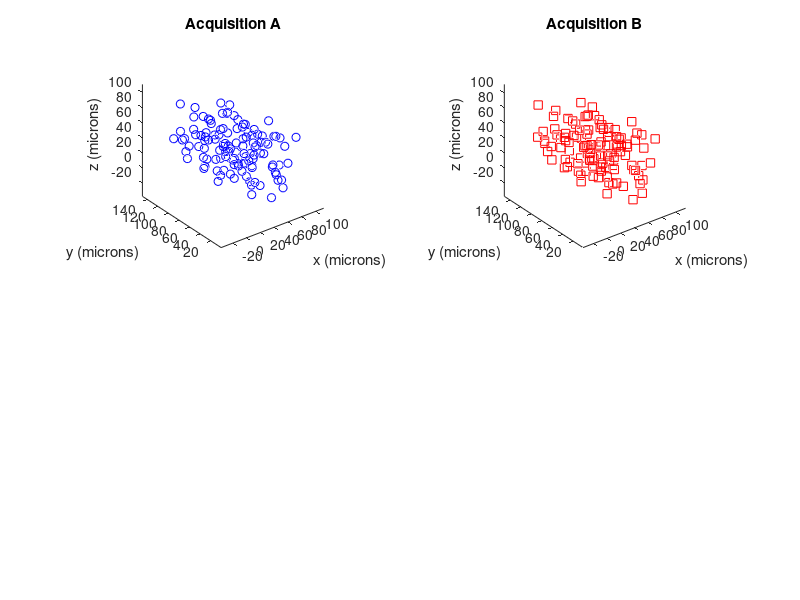
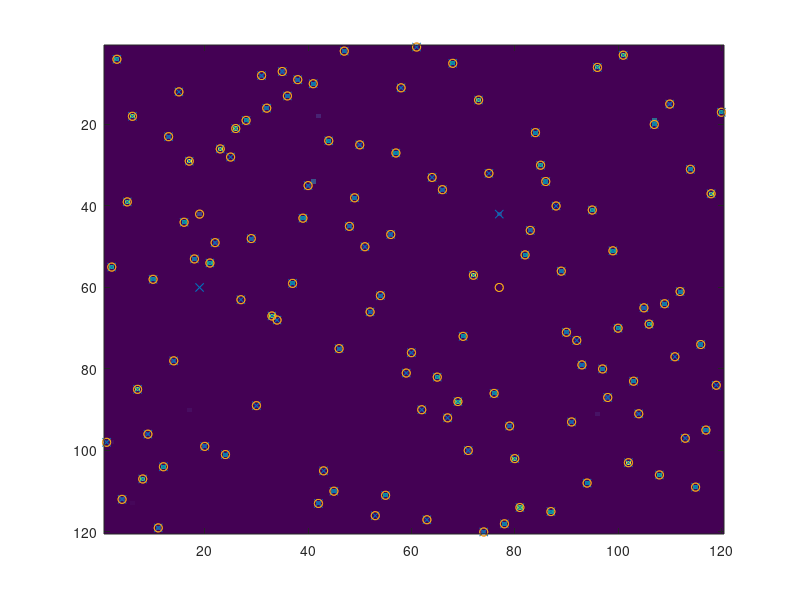

These figures' MATLAB source, in order: (Note: this script raises an error after producing the figures.)
% simAlign.m
% 
% Calculate a metric of alignment between two noisy measurements of the 3D 
% position of neuron cell bodies.
%
% The position of neurons in a worm are measured twice, during acquisition A
% and acquisition B. The measurement is noisy, and the worm may be imaged
% in different orientations.
%
% To aling the two acquisitions, it is important to have a metric of the
% similarity of the two sets of neuron poisitions. This will allow for
% functions that try many different orientations while optimizing for
% similarity.
%
% This is a small script that simulates two noisy 3D neural position
% datasets that are already aligned. It then  pairs each neuron from A 
% with a neuron from B. Finally it measures how aligned the sets of neurons 
% are by measuring the sum of the root mean squared displacement between 
% each pair.
%
% Andrew Leifer
% leifer@princeton.edu
% 8 February 2014


%We start by assuming that the user acquired two 3D fluorescent images 
%of neurons of a worm. We will call them acquisition A & B.


%Number of Neurons Identified 
%The number of neurons aren't necessarily the same because it is hard for a
%  user to tell what exactly is a neuron.

N=120; %acquisition A
M=120; %acquisition B
assert(N>=M); %by convention, the code assumes A has more neurons then B

%set dimensions of  simulated 3D volume in microns
xdiam=75;
ydiam=150;
zdiam=75;

%set standard deviation of jitter in neural position between acquisition A & B
pstd=2;
permSize=40;
numIterations=1;

%Set the markers to use when plotting A & B
Bmarker='rs';
Amarker='bo';

%% Simulate position data 

Apos=[rand(N,1).*xdiam, rand(N,1).*ydiam, rand(N,1).*zdiam];

mapping=randperm(N);  %Elements are neuron ID's from A  and their index is the neuorn ID from B
Bpos=Apos(mapping,:); %Shuffle the order of neurons from A and assing to B
Bpos=Bpos+randn(size(Bpos)).*pstd; %add gaussian noise of positional jitter
Bpos=Bpos(1:M,:); %chop off the extra neurons


%            A     B
truePairs=[mapping', (1:N)' ];
truePairs(truePairs(:,2)>M,:)=[];

%% Plot simulated position data

%Plot Acquisition A
figh=figure;
h(1)=subplot(2,2,1);
plot3(Apos(:,1),Apos(:,2),Apos(:,3),Amarker)
axis equal %set each axis to have equal spaced scaling in the plot 
axis vis3d %preserve scaling during rotations
title('Acquisition A')
xlabel('x (microns)')
ylabel('y (microns)')
zlabel('z (microns)')


%Plot Acquisition B
h(2)=subplot(2,2,2);
plot3(Bpos(:,1),Bpos(:,2),Bpos(:,3),Bmarker)
axis equal %set each axis to have equal spaced scaling in the plot 
axis vis3d %preserve scaling during rotations
title('Acquisition B')
xlabel('x (microns)')
ylabel('y (microns)')
zlabel('z (microns)')


%% Calculate Distances between all possible paris of neurons between A & B

%We are going to build up an M rows by N column matrix whereby each element
%is the euclidian distance between the neurons inexed by that row and
%column.
%
% So the element at the m'th row and n'th  column corresponds to 
% the distance between the m'th neuron from B and the n'th neuron from A

%Insead of making a bunch of boring for-loops, we are going to implement
%this in a classy and clever way.

% Here is the theory first. We note that A and B already have neurons listed
% in some sort of order. If we take the given order, it is easy to find 
% euclidean distnces between each neuron in A and its corresponding neuron
% in B. This is:
%  D= sqrt(   sum( (Apos(1:M,:)-Bpos(1:M,:)).^2 ,2 ) )
% Note we are excluding those neurons from B that have no partner in A,
% recall that N>=M.
%
% Now if we were to merely permute the order of A systematically, (by say a
% circular shift) then we
% would be able to calculate the euclidean distance between every possible
% pairing between a neuron from A and B. 
%
% We store this information in the form of a matrix.

%initialize the distance matrix
Dmat=zeros(M,N); %rows are neurons from B and columns are neurons from A

%calculate all of the distances
for k=0:N-1 %For all neurons in A
   Atemp=circshift(Apos,-k); %circullary shift the order of neurons in A
   Aind=circshift((1:N)',-k); %do the same to an array of indices to keep track of what the indices are up to
   D= sqrt(  sum( (Atemp(1:M,:)-Bpos(1:M,:)).^2 ,2)  ); % calculate the distance
   
   %get element # from row,col:  B       A                        
   indices=sub2ind(size(Dmat),[1:M]',[Aind(1:M)]); %figure out which diaganol in the distance matrix we are on
   
   Dmat(indices)=D; %record the distances on the appropriate diagonal
end

%plot distance matrix
figure;
imagesc(Dmat);
title('Distance matrix')

%% Partner up all of the neurons, one in A and one in B

% The algorithm we will use is the following:
% First find the pairing that minimizes the distance
% Then eliminate both neurons from future consideration
% Repeat.
%
% Note we will have to be clever in our bookkeeping.
Dweight=exp(-Dmat.^2/2/pstd^2);
%Dweight=1./(1+Dmat.^2/2/pstd^3);
imagesc(Dweight);
hold on
p=[];g=[];
scatter(truePairs(:,1),truePairs(:,2),'xr');

%Dweight=Dweight(:);
[colIDs,rowIDs]=meshgrid(1:N,1:M);
rowIDs=rowIDs(:);
colIDs=colIDs(:);
data=1:numel(M);
DEnergyMin=Inf;
pairsBest=[1:M;1:M]';
linidxmap=zeros(M,500);

for iterations=1:numIterations;
Dtemp=Dweight+rand(size(Dweight))*.0;
pairs=pairsBest;
linidx=zeros(M,1);
rowSearch=randperm(M);
if iterations==1
    nodepermA=randperm(N)';
else
nodepermA=randperm(N,permSize)';
end

[Lia,Locb]=ismember(nodepermA,pairsBest(:,1));
Locb(Locb==0)=[];
nodepermB=pairs(Locb,2);
Dblank=zeros(size(Dtemp));
Dblank(:,nodepermA)=1;
Dblank(nodepermB,:)=1;
Dtemp=Dtemp.*Dblank;
temppairs=zeros(length(nodepermB),2);
nodepermA=nodepermA(Lia);
for k=1:length(nodepermB) % there will be M pairs (recall N>=M)
    %draw random row
    m=nodepermB(k);
    %draw term from distribution
    [~,n] = datasample(Dweight(m,:),1,'Weights',Dtemp(m,:)) ;
    

    temppairs(k,:)=[n,m];
    %Exclude all elements in row m and all elemnts in column n from future
    %consideration because we have already paired those neurons
    Dtemp(m,:)=0;
    Dtemp(:,n)=0;
end
pairs(nodepermB,:)=temppairs;

% linidx=sort(linidx);
% if any(all(bsxfun(@eq,linidxmap,linidx),1))
% display('old path');
% end
% linidxmap(:,iterations)=linidx;

DEnergy=sum(Dmat(sub2ind(size(Dmat),pairs(:,2),pairs(:,1))).^2);
if DEnergy<DEnergyMin
    DEnergyMin=DEnergy;
    pairsBest=sortrows(pairs,2);
    [DEnergyMin,iterations]
       if ~isempty(g) && all(ishandle(g)), delete(g); end

    g=scatter(pairs(:,1),pairs(:,2),'ow');
pause(.01);
    
 
end
   if ~isempty(p) && all(ishandle(p)), delete(p); end

    p=scatter(pairs(:,1),pairs(:,2),'og');
pause(.01);
    
end

pairs=pairsBest;
inferredPairs=sortrows(pairs,2);
truePairs;
trueEnergy=sum(Dmat(sub2ind(size(Dmat),truePairs(:,2),truePairs(:,1))).^2);

%Check to see if the inferredPairs match the true Pairs

difference=inferredPairs-truePairs;

%% test Ben's code
Allpos=[Apos ; Bpos];

Allpos=[Allpos,[1:N,mapping(1:M)]'];
alltime=zeros(length(Apos)+length(Bpos),1);
alltime(length(Apos)+1:end)=1;
Allpos=[Allpos alltime];
param.excessive=1;
param.dims=3;
try
tracks = track(Allpos,3.5*pstd,param);
catch
    tracks = track(Allpos,2*pstd,param);
end

%% Dispaly partnered neurons



%Get ready to plot lines connected the inferred and true pairings.
%Create 3 matrices, one for each of x,y,z where each row has the
%coordinates for each pair of neurons
AA=1; BB=2; XX=1; YY=2; ZZ=3;
linesX=[Apos(inferredPairs(:,AA),XX) Bpos(inferredPairs(:,BB),XX)];
linesY=[Apos(inferredPairs(:,AA),YY) Bpos(inferredPairs(:,BB),YY)];
linesZ=[Apos(inferredPairs(:,AA),ZZ) Bpos(inferredPairs(:,BB),ZZ)];

linesTrueX=[Apos(truePairs(:,AA),XX) Bpos(truePairs(:,BB),XX)];
linesTrueY=[Apos(truePairs(:,AA),YY) Bpos(truePairs(:,BB),YY)];
linesTrueZ=[Apos(truePairs(:,AA),ZZ) Bpos(truePairs(:,BB),ZZ)];



figure(figh)
h(3)=subplot(2,2,3);
hold on;
plot3(Apos(:,1),Apos(:,2),Apos(:,3),Amarker)
plot3(Bpos(:,1),Bpos(:,2),Bpos(:,3),Bmarker)
plot3(linesX',linesY',linesZ','g'); %inferred Pairs



axis equal %set each axis to have equal spaced scaling in the plot 
axis vis3d %preserve scaling during rotations
title('Inferred Pairings')
xlabel('x (microns)')
ylabel('y (microns)')
zlabel('z (microns)')




figure(figh)
h(4)=subplot(2,2,4);
hold on;
plot3(Apos(:,1),Apos(:,2),Apos(:,3),Amarker)
plot3(Bpos(:,1),Bpos(:,2),Bpos(:,3),Bmarker)


plot3(linesTrueX',linesTrueY',linesTrueZ','m'); %truePairs 
axis equal %set each axis to have equal spaced scaling in the plot 
axis vis3d %preserve scaling during rotations
title('True Pairings')
xlabel('x (microns)')
ylabel('y (microns)')
zlabel('z (microns)')



% Make it so that when you rotate one subplot, the other rotates also
% Taken from this example: edit ([docroot '/techdoc/ref/examples/doc_linkprop']);
% Link the CameraPosition and CameraUpVector properties of each subplot axes
hlink = linkprop(h,{'CameraPosition','CameraUpVector','CameraTarget','CameraViewAngle'});
key = 'graphics_linkprop';
% Store link object on first subplot axes
setappdata(h(1),key,hlink); 


%display the distance  between neurons for each inferred Pair
dist=Dmat(sub2ind(size(Dmat),inferredPairs(:,2),inferredPairs(:,1) ));
cumulativeDist=sum(dist);
numFailsBen=M-sum(diff(tracks(:,4))==0);
numFails=sum(difference(:,1)~=0);
disp(['Of ' num2str(M) ' possible neuron pairs,']); 
disp([num2str(M-numFails) ' pairs were correctly identified.'])
disp([num2str(M-numFailsBen) ' pairs were correctly identified by track.'])

disp([num2str(numFails) ' pairs were incorrect.'])

disp(['true energy: ' num2str(trueEnergy)])
disp(['final energy: ' num2str(DEnergyMin)])




